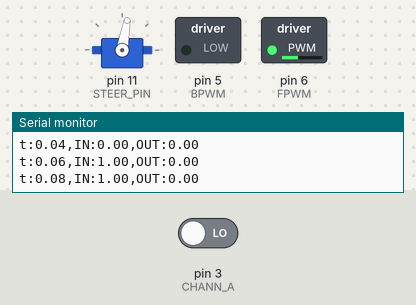
Bench run of a sketch on a simulated Arduino Uno, built with avr-gcc and run on an emulated ATmega328P. On the bench: servo, switched loads named in the sketch (green lamp = pin HIGH), the last lines printed to the serial monitor. Inputs (shaded band) come from the test bench; at power-on: pin 3 (CHANN_A) LOW. Random numbers use the default seed unless the sketch sets one.

Above: at 0.1 s.
At 20.1 s:
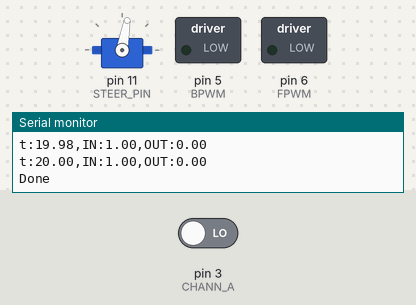
Timing chart, 0 to 21.6 s (numbered marks = the images above):
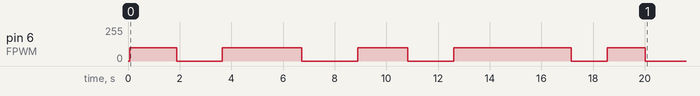

Measured:
- by itself, pin 6 (FPWM): 0/255 → 100/255 at 0.06 s, → 0/255 1.8 s later, → 100/255 1.8 s later, → 0/255 3.1 s later, … (10 changes in this stretch)

The sketch:

motor_identify.ino
```cpp
#include <Servo.h>

#define STEER_PIN 11

// Starting values for intermediate variables
int A_count = 0;
double start_time = 0;
double curr_time = 0;
double input_val = 0;
double rpm = 0;
double norm_output = 0;
double norm_input = 0;

// To generate PRBS
double time_to_wait = 50;
double wait_start = 0;
bool on = false;

String input_measurements = "";
String time_measurements = "";
String output_measurements = "";

// ----------------------------MODIFY THESE VALUES ONLY!!!------------------------//
// Pin definition
#define FPWM 6
#define BPWM 5
const int CHANN_A = 3;

// Values found with experimentation of pwm and rpms for the motor at half capacity
double input_norm_ref = 100;
double output_norm_ref = 5000;

// Starting reference and sampling period
double sample_time = 20000; // Measure for 20 seconds
double T_sample = 1000/50;  // 100 Hz

// Noise percentage relative to the reference
double noise_percentage = 0.00;
//-------------------------------------------------------------------------------//

Servo steerServo;

void setup() {
  // Initialize Serial
  Serial.begin(115200);

  // Pins for motor control and encoder readings
  pinMode(FPWM, OUTPUT);
  pinMode(BPWM, OUTPUT);
  pinMode(CHANN_A, INPUT);

  // Attaching interrups
  attachInterrupt(digitalPinToInterrupt(CHANN_A), increase_A_count, RISING);

  // Starting motor rotation
  analogWrite(FPWM, 0);
  analogWrite(BPWM, 0);

  pinMode(STEER_PIN, OUTPUT);
  steerServo.attach(STEER_PIN);
  steerServo.write(80);


  wait_start = millis();
  start_time = millis();
}

void loop() {
  // Updating the current time value
  curr_time = millis();

  /* If sample time is finished */
  if (curr_time - start_time > sample_time){
    Serial.print("Done");
    analogWrite(FPWM, 0);
    while(1){}
  }

  /* If sample time is finished */
  if (curr_time - wait_start > time_to_wait){
    // If motor is on, turn it off
    if (on) input_val = 0;
    else input_val = input_norm_ref;

    analogWrite(FPWM, input_val);
    on ^= 1;

    // Setting time for the new period and then update start time
    time_to_wait = (on)? random(1000, 5000) : random(500, 2500);
    wait_start = millis();
  }

  // Doing the rpm calculation
  rpm = compute_rpm(T_sample);

  // Normalizing the input and output values
  norm_output = rpm / output_norm_ref;
  norm_input = input_val / input_norm_ref;

  // Printing values
  Serial.print("t:");
  Serial.print((curr_time - start_time)/1000.0);
  Serial.print(',');
  Serial.print("IN:");
  Serial.print(norm_input);
  Serial.print(',');
  Serial.print("OUT:");
  Serial.println(norm_output);

  // Resetting count values to zero and shifting variables
  A_count = 0;

  // Waiting one second before calculating rpm measurement
  delay(T_sample);
}

void increase_A_count() {
  A_count++;
}

double compute_rpm(double period_ms) {
  double rpm = (A_count * (60000/period_ms))/100;  // sensor pulse / 11 = 1 motor revolution
                                                                // 46.8 motor revolution = 1 output shaft revolution
  return rpm;
}
```
